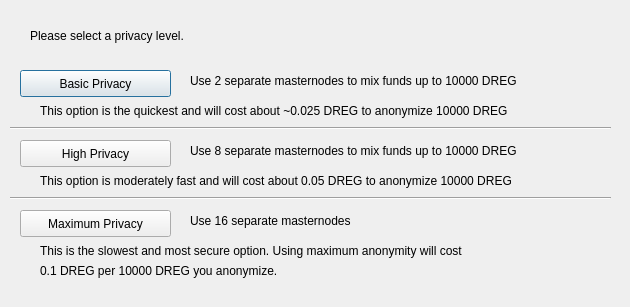
<?xml version="1.0" encoding="UTF-8"?>
<ui version="4.0">
 <class>ObfuscationConfig</class>
 <widget class="QDialog" name="ObfuscationConfig">
  <property name="geometry">
   <rect>
    <x>0</x>
    <y>0</y>
    <width>630</width>
    <height>307</height>
   </rect>
  </property>
  <property name="windowTitle">
   <string>Configure Obfuscation</string>
  </property>
  <widget class="QPushButton" name="buttonBasic">
   <property name="geometry">
    <rect>
     <x>20</x>
     <y>70</y>
     <width>151</width>
     <height>27</height>
    </rect>
   </property>
   <property name="text">
    <string>Basic Privacy</string>
   </property>
  </widget>
  <widget class="QPushButton" name="buttonHigh">
   <property name="geometry">
    <rect>
     <x>20</x>
     <y>140</y>
     <width>151</width>
     <height>27</height>
    </rect>
   </property>
   <property name="text">
    <string>High Privacy</string>
   </property>
  </widget>
  <widget class="QPushButton" name="buttonMax">
   <property name="geometry">
    <rect>
     <x>20</x>
     <y>210</y>
     <width>151</width>
     <height>27</height>
    </rect>
   </property>
   <property name="text">
    <string>Maximum Privacy</string>
   </property>
  </widget>
  <widget class="QLabel" name="label">
   <property name="geometry">
    <rect>
     <x>30</x>
     <y>20</y>
     <width>571</width>
     <height>31</height>
    </rect>
   </property>
   <property name="text">
    <string>Please select a privacy level.</string>
   </property>
  </widget>
  <widget class="QLabel" name="label_2">
   <property name="geometry">
    <rect>
     <x>190</x>
     <y>70</y>
     <width>421</width>
     <height>21</height>
    </rect>
   </property>
   <property name="text">
    <string>Use 2 separate masternodes to mix funds up to 10000 DREG</string>
   </property>
  </widget>
  <widget class="QLabel" name="label_3">
   <property name="geometry">
    <rect>
     <x>190</x>
     <y>140</y>
     <width>411</width>
     <height>21</height>
    </rect>
   </property>
   <property name="text">
    <string>Use 8 separate masternodes to mix funds up to 10000 DREG</string>
   </property>
  </widget>
  <widget class="QLabel" name="label_4">
   <property name="geometry">
    <rect>
     <x>190</x>
     <y>210</y>
     <width>421</width>
     <height>21</height>
    </rect>
   </property>
   <property name="text">
    <string>Use 16 separate masternodes</string>
   </property>
  </widget>
  <widget class="QLabel" name="label_6">
   <property name="geometry">
    <rect>
     <x>40</x>
     <y>100</y>
     <width>561</width>
     <height>21</height>
    </rect>
   </property>
   <property name="text">
    <string>This option is the quickest and will cost about ~0.025 DREG to anonymize 10000 DREG</string>
   </property>
  </widget>
  <widget class="QLabel" name="label_7">
   <property name="geometry">
    <rect>
     <x>40</x>
     <y>170</y>
     <width>561</width>
     <height>21</height>
    </rect>
   </property>
   <property name="text">
    <string>This option is moderately fast and will cost about 0.05 DREG to anonymize 10000 DREG</string>
   </property>
  </widget>
  <widget class="QLabel" name="label_8">
   <property name="geometry">
    <rect>
     <x>40</x>
     <y>240</y>
     <width>561</width>
     <height>21</height>
    </rect>
   </property>
   <property name="text">
    <string>This is the slowest and most secure option. Using maximum anonymity will cost</string>
   </property>
  </widget>
  <widget class="QLabel" name="label_9">
   <property name="geometry">
    <rect>
     <x>40</x>
     <y>260</y>
     <width>561</width>
     <height>21</height>
    </rect>
   </property>
   <property name="text">
    <string>0.1 DREG per 10000 DREG you anonymize.</string>
   </property>
  </widget>
  <widget class="Line" name="line">
   <property name="geometry">
    <rect>
     <x>10</x>
     <y>120</y>
     <width>601</width>
     <height>16</height>
    </rect>
   </property>
   <property name="orientation">
    <enum>Qt::Horizontal</enum>
   </property>
  </widget>
  <widget class="Line" name="line_2">
   <property name="geometry">
    <rect>
     <x>10</x>
     <y>190</y>
     <width>601</width>
     <height>16</height>
    </rect>
   </property>
   <property name="orientation">
    <enum>Qt::Horizontal</enum>
   </property>
  </widget>
 </widget>
 <resources/>
 <connections/>
</ui>
